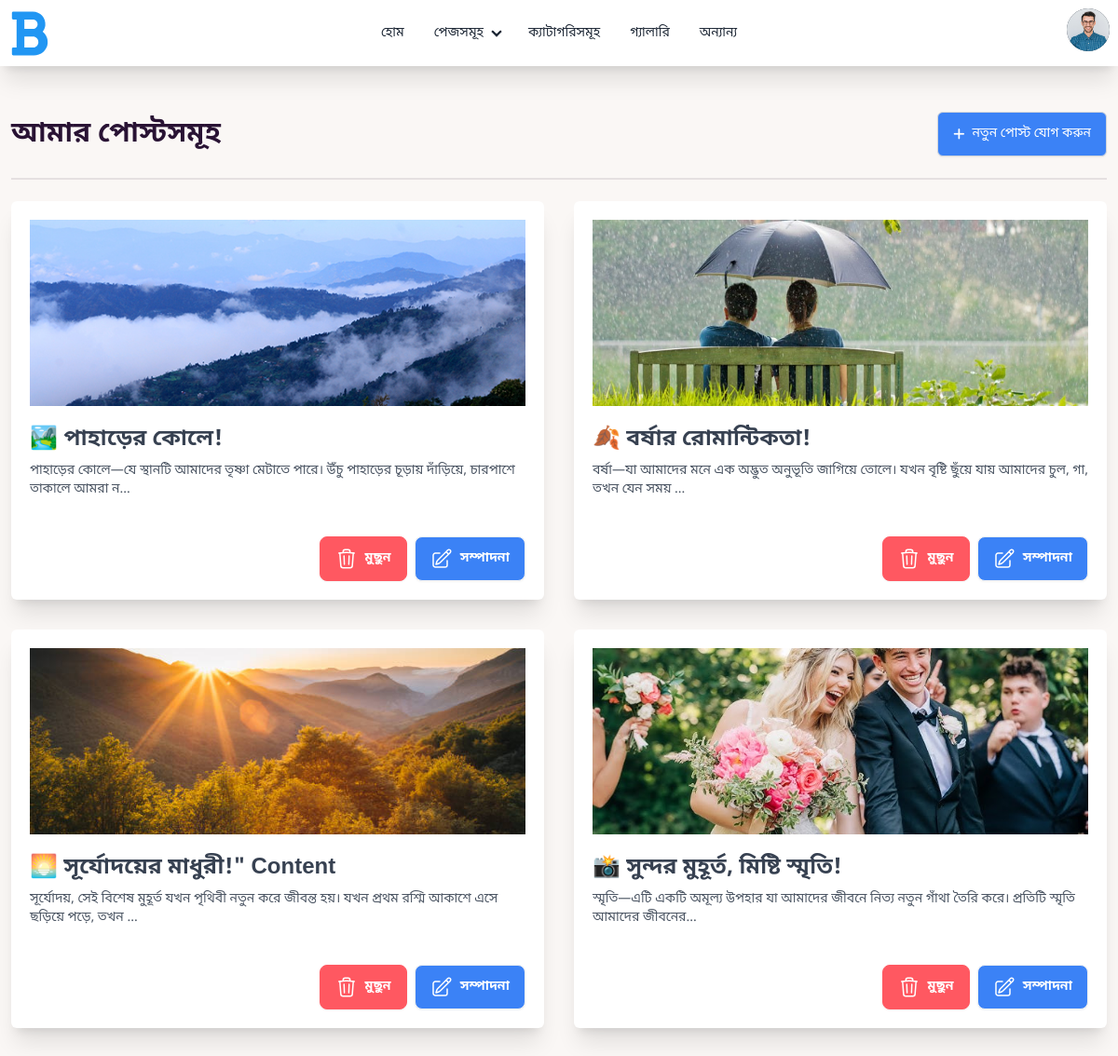
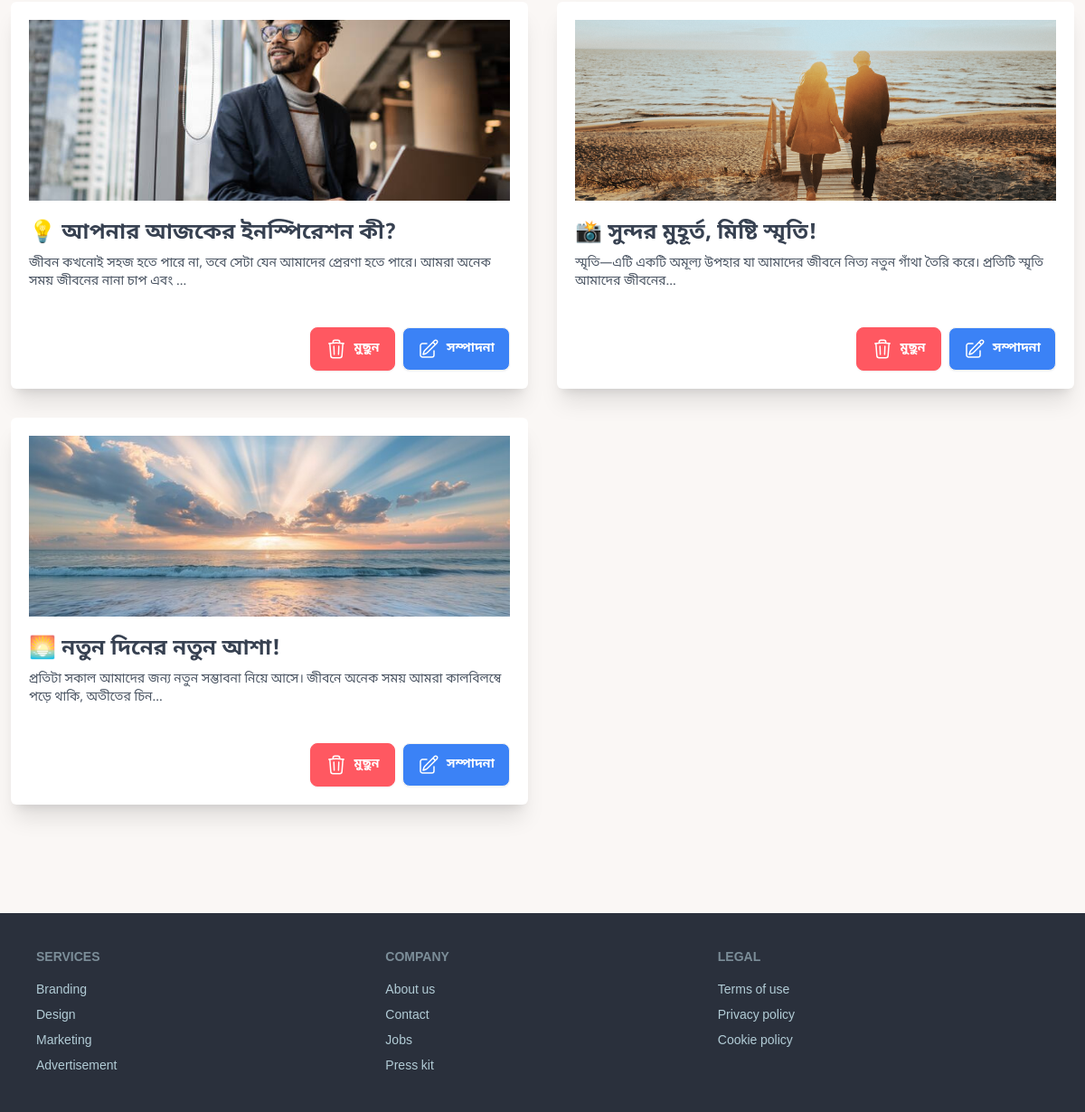
The app's page /my_posts/ (signed in) with its own data (2 pictures, top to bottom).
### UserAuth/models.py (models this page shows, shortened)
class Profile(models.Model):
    user = models.OneToOneField(User, on_delete=models.CASCADE)
    bio = models.TextField(blank=True, null=True)
    profile_picture = models.ImageField(upload_to='profile_pics/', blank=True, null=True)
    location = models.CharField(max_length=100, blank=True, null=True)
    date_of_birth = models.DateField(null=True, blank=True)

### Posts/models.py (models this page shows, shortened)
class Post(models.Model):
    title = models.CharField(max_length=200)
    content = models.TextField()
    image = models.ImageField(upload_to='Posts/post_images/', null=True, blank=True)
    author = models.ForeignKey(User, on_delete=models.CASCADE)
    view_count = models.PositiveBigIntegerField(default=0)
    liked_users = models.ManyToManyField(User, related_name='liked_posts', blank=True)
    created_at = models.DateTimeField(auto_now_add=True)
    updated_at = models.DateTimeField(auto_now=True)
    class Meta:
        ordering = ['-created_at']

### Posts/views.py (the view)
# urls.py: path('my_posts/', views.my_posts, name='my_posts'),
@login_required
def my_posts(request):
    posts = Post.objects.filter(author=request.user)
    return render(request, 'Blog/user_profile.html', {'posts': posts})

### Posts/templates/Blog/user_profile.html
{% extends "layouts/main_layout.html" %}
{% load static %}
{% block content %}
<section class="max-w-screen-xl mx-auto my-[120px] px-3">
    <div class="flex justify-between items-center">
        <h2 class="text-3xl font-semibold">আমার পোস্টসমূহ</h2>
        <a href="{% url "create_post" %}" class="btn bg-blue-500 hover:bg-blue-600 text-white hovinline-flex items-center px-4 py-2 border border-gray-300 text-sm font-medium rounded-md">
            <i class="fa-solid fa-plus"></i>
            নতুন পোস্ট যোগ করুন
        </a>
    </div>
    <div class="divider"></div>
    <div class="grid md:grid-cols-2 xl:grid-cols-3 gap-8">
        {% for post in posts %}
            {% include "Blog/components/post_card.html" with show=False %}
        {% empty %}
            <div class="col-span-3">
                <img class="mx-auto" src="{% static "images/no_data_found.png" %}" alt="">
            </div>
        {% endfor %}
    </div>
</section>
{% endblock %}

### templates/components/nav.html (shortened to what this page needs)
{% load static %}
<nav class="navbar max-w-screen-xl mx-auto">
    <div class="navbar-start">
        <a href="{% url 'home' %}">
            <div class="w-12">
            </div>
        </a>
    </div>
    <div class="navbar-center hidden lg:flex">
        <ul class="menu menu-horizontal px-1">
            <li><a href="{% url 'home' %}" class="font-medium">হোম</a></li>
            <li>
                <details>
                    <summary class="font-medium">পেজসমূহ</summary>
                </details>
            </li>
            <li><a class="font-medium">ক্যাটাগরিসমূহ</a></li>
            <li><a href="#" class="font-medium">গ্যালারি</a></li>
            <li><a href="#" class="font-medium">অন্যান্য</a></li>
        </ul>
    </div>
    <div class="navbar-end">
        {% if user.is_authenticated %}
        <div class="dropdown dropdown-end">
            <div tabindex="0" role="button" class="btn btn-ghost btn-circle avatar">
                {% if user.profile.profile_picture %}
                <div class="avatar placeholder">
                    <img class="bg-neutral text-neutral-content w-10 rounded-full" src="{{ user.profile.profile_picture.url }}" alt="{{ user.username }}">
                </div>
                {% else %}
                <div class="avatar placeholder">
                    <div class="bg-neutral text-neutral-content w-10 rounded-full">
                        <span>{{ user.username|slice:"1"|title }}</span>
                    </div>
                </div>
                {% endif %}
            </div>
        </div>
        {% else %}
        <a href="{% url 'user_login' %}" class="btn bg-blue-500 hover:bg-blue-600 text-white rounded-md">লগ ইন</a>
        {% endif %}
    </div>
</nav>

### Posts/templates/Blog/components/post_card.html (shortened to what this page needs)
{% load static %}
<div class="card bg-base-100 shadow-xl rounded-md" data-theme="light">
    <figure class="px-5 pt-5">
      {% if post.image %}
          <img
          src="{{ post.image.url }}"
          alt="Shoes"
          class="w-full h-[200px] object-cover" />
        {% else %}
          <img
          src="{% static "images/placeholder_img.png" %}"
          alt="Shoes"
          class="w-full h-[200px] object-cover" />
      {% endif %}
    </figure>
    <div class="card-body p-5">
      <h2 class="text-2xl font-semibold text-gray-700">{{ post.title }}</h2>
      <p class="text-sm text-gray-600">{{ post.content|slice:":100"|add:"..." }}</p>
      <div class="flex flex-wrap gap-2 justify-end items-center mt-8">
        {% if request.user == post.author %}
        <a onclick="return confirm('আপনি কি নিশ্চিত যে এই পোস্টটি মুছে ফেলতে চান?')" href="{% url "delete_post" pk=post.id %}" class="btn btn-error text-white">
          মুছুন
        </a>
        <a href="{% url "update_post" pk=post.id %}" class="btn bg-blue-500 hover:bg-blue-600 text-white">
            সম্পাদনা
        </a>
        {% endif %}
      </div>
    </div>
</div>

### templates/layouts/main_layout.html (style rules this page uses)
body { font-family: 'Noto Sans Bengali', sans-serif; }

### records on screen
Post: image (picture), title "🏞️ পাহাড়ের কোলে!", content|add "পাহাড়ের কোলে—যে স্থানটি আমাদের তৃষ্ণা মেটাতে পারে। উঁচু পাহাড়ের চূড়ায় দাঁড়িয়ে, চারপাশে তাকালে আমরা ন...", shows "মুছুন"
Post: image (picture), title "🍂 বর্ষার রোমান্টিকতা!", content|add "বর্ষা—যা আমাদের মনে এক অদ্ভুত অনুভূতি জাগিয়ে তোলে। যখন বৃষ্টি ছুঁয়ে যায় আমাদের চুল, গা, তখন যেন সময় ...", shows "মুছুন"
Post: image (picture), title "🌅 সূর্যোদয়ের মাধুরী!\" Content", content|add "সূর্যোদয়, সেই বিশেষ মুহূর্ত যখন পৃথিবী নতুন করে জীবন্ত হয়। যখন প্রথম রশ্মি আকাশে এসে ছড়িয়ে পড়ে, তখন ...", shows "মুছুন"
Post: image (picture), title "📸 সুন্দর মুহূর্ত, মিষ্টি স্মৃতি!", content|add "স্মৃতি—এটি একটি অমূল্য উপহার যা আমাদের জীবনে নিত্য নতুন গাঁথা তৈরি করে। প্রতিটি স্মৃতি আমাদের জীবনের...", shows "মুছুন"
Post: image (picture), title "💡 আপনার আজকের ইনস্পিরেশন কী?", content|add "জীবন কখনোই সহজ হতে পারে না, তবে সেটা যেন আমাদের প্রেরণা হতে পারে। আমরা অনেক সময় জীবনের নানা চাপ এবং ...", shows "মুছুন"
Post: image (picture), title "📸 সুন্দর মুহূর্ত, মিষ্টি স্মৃতি!", content|add "স্মৃতি—এটি একটি অমূল্য উপহার যা আমাদের জীবনে নিত্য নতুন গাঁথা তৈরি করে। প্রতিটি স্মৃতি আমাদের জীবনের...", shows "মুছুন"
Post: image (picture), title "🌅 নতুন দিনের নতুন আশা!", content|add "প্রতিটা সকাল আমাদের জন্য নতুন সম্ভাবনা নিয়ে আসে। জীবনে অনেক সময় আমরা কালবিলম্বে পড়ে থাকি, অতীতের চিন...", shows "মুছুন"
